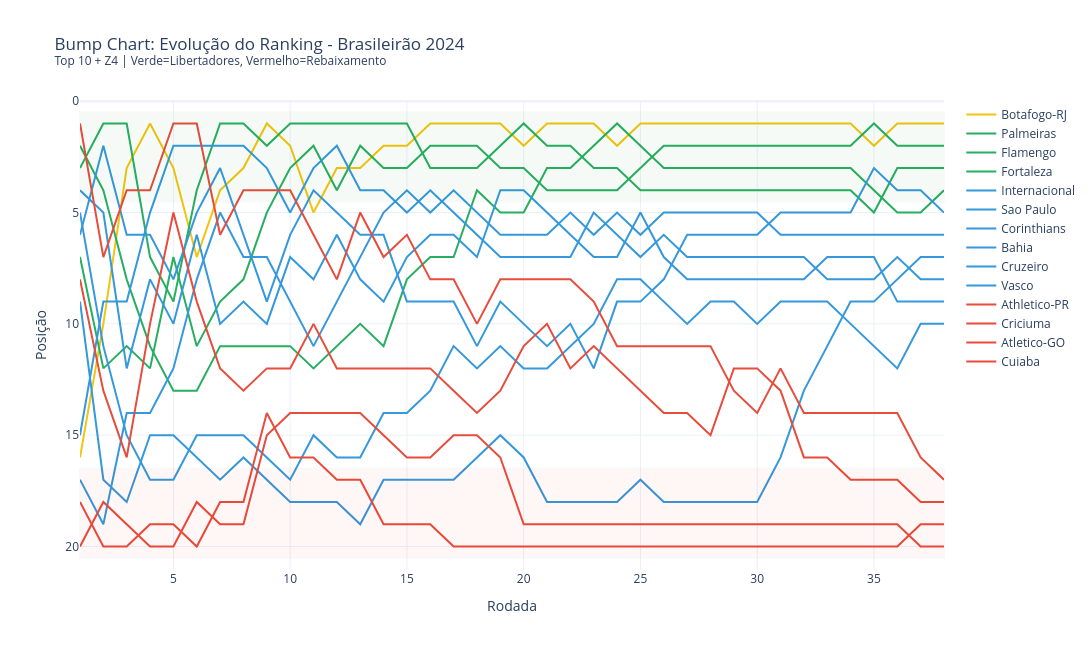

This figure's notebook cell:
### Code cell
# Selecionar top 10 + bottom 4 para n\u00e3o poluir
final = df_bump[df_bump['rodada'] == max_rod].sort_values('posicao')
top_times = list(final.head(10)['time']) + list(final.tail(4)['time'])

df_bump_sel = df_bump[df_bump['time'].isin(top_times)]

# Cores
cores_bump = {}
for _, row in final.iterrows():
    if row['posicao'] == 1: cores_bump[row['time']] = '#f1c40f'
    elif row['posicao'] <= 4: cores_bump[row['time']] = '#27ae60'
    elif row['posicao'] <= 10: cores_bump[row['time']] = '#3498db'
    elif row['posicao'] > len(teams) - 4: cores_bump[row['time']] = '#e74c3c'
    else: cores_bump[row['time']] = '#95a5a6'

fig2 = go.Figure()

for time in top_times:
    dt = df_bump_sel[df_bump_sel['time'] == time]
    fig2.add_trace(go.Scatter(
        x=dt['rodada'], y=dt['posicao'],
        mode='lines',
        name=time,
        line=dict(color=cores_bump.get(time, '#95a5a6'), width=2),
        hovertemplate=f'{time}<br>Rodada %{{x}}: %{{y}}\u00ba<extra></extra>'
    ))

fig2.update_yaxes(autorange='reversed', title='Posi\u00e7\u00e3o')
fig2.add_hrect(y0=0.5, y1=4.5, fillcolor='green', opacity=0.03)
fig2.add_hrect(y0=len(teams)-3.5, y1=len(teams)+0.5, fillcolor='red', opacity=0.03)

fig2.update_layout(
    title=f'Bump Chart: Evolu\u00e7\u00e3o do Ranking - Brasileir\u00e3o {ultimo_ano}<br><sup>Top 10 + Z4 | Verde=Libertadores, Vermelho=Rebaixamento</sup>',
    xaxis_title='Rodada',
    template='plotly_white',
    width=1100,
    height=650,
    legend=dict(x=1.02, y=1)
)

fig2.show()
fig2.write_html('../charts/bump_chart.html', include_plotlyjs='cdn')
print('Gr\u00e1fico exportado: charts/bump_chart.html')

### Figure 1 — Plotly figure (JSON) as saved in the notebook; plotly's stock layout.template omitted (floating-point values rounded to 4 significant figures)
{"data": [{"hovertemplate": "Botafogo-RJ<br>Rodada %{x}: %{y}º<extra></extra>", "line": {"color": "#f1c40f", "width": 2}, "mode": "lines", "name": "Botafogo-RJ", "type": "scatter", "x": [1, 2, 3, 4, 5, 6, 7, 8, 9, 10, 11, 12, 13, 14, 15, 16, 17, 18, 19, 20, 21, 22, 23, 24, 25, 26, 27, 28, 29, 30, 31, 32, 33, 34, 35, 36, 37, 38], "y": [16, 10, 3, 1, 3, 7, 4, 3, 1, 2, 5, 3, 3, 2, 2, 1, 1, 1, 1, 2, 1, 1, 1, 2, 1, 1, 1, 1, 1, 1, 1, 1, 1, 1, 2, 1, 1, 1]}, {"hovertemplate": "Palmeiras<br>Rodada %{x}: %{y}º<extra></extra>", "line": {"color": "#27ae60", "width": 2}, "mode": "lines", "name": "Palmeiras", "type": "scatter", "x": [1, 2, 3, 4, 5, 6, 7, 8, 9, 10, 11, 12, 13, 14, 15, 16, 17, 18, 19, 20, 21, 22, 23, 24, 25, 26, 27, 28, 29, 30, 31, 32, 33, 34, 35, 36, 37, 38], "y": [7, 12, 11, 12, 7, 11, 9, 8, 5, 3, 2, 4, 2, 3, 3, 2, 2, 2, 3, 3, 4, 4, 4, 4, 3, 2, 2, 2, 2, 2, 2, 2, 2, 2, 1, 2, 2, 2]}, {"hovertemplate": "Flamengo<br>Rodada %{x}: %{y}º<extra></extra>", "line": {"color": "#27ae60", "width": 2}, "mode": "lines", "name": "Flamengo", "type": "scatter", "x": [1, 2, 3, 4, 5, 6, 7, 8, 9, 10, 11, 12, 13, 14, 15, 16, 17, 18, 19, 20, 21, 22, 23, 24, 25, 26, 27, 28, 29, 30, 31, 32, 33, 34, 35, 36, 37, 38], "y": [3, 1, 1, 7, 9, 4, 1, 1, 2, 1, 1, 1, 1, 1, 1, 3, 3, 3, 2, 1, 2, 2, 3, 3, 4, 4, 4, 4, 4, 4, 4, 4, 4, 4, 5, 3, 3, 3]}, {"hovertemplate": "Fortaleza<br>Rodada %{x}: %{y}º<extra></extra>", "line": {"color": "#27ae60", "width": 2}, "mode": "lines", "name": "Fortaleza", "type": "scatter", "x": [1, 2, 3, 4, 5, 6, 7, 8, 9, 10, 11, 12, 13, 14, 15, 16, 17, 18, 19, 20, 21, 22, 23, 24, 25, 26, 27, 28, 29, 30, 31, 32, 33, 34, 35, 36, 37, 38], "y": [2, 4, 8, 11, 13, 13, 11, 11, 11, 11, 12, 11, 10, 11, 8, 7, 7, 4, 5, 5, 3, 3, 2, 1, 2, 3, 3, 3, 3, 3, 3, 3, 3, 3, 4, 5, 5, 4]}, {"hovertemplate": "Internacional<br>Rodada %{x}: %{y}º<extra></extra>", "line": {"color": "#3498db", "width": 2}, "mode": "lines", "name": "Internacional", "type": "scatter", "x": [1, 2, 3, 4, 5, 6, 7, 8, 9, 10, 11, 12, 13, 14, 15, 16, 17, 18, 19, 20, 21, 22, 23, 24, 25, 26, 27, 28, 29, 30, 31, 32, 33, 34, 35, 36, 37, 38], "y": [6, 2, 6, 6, 8, 5, 3, 6, 9, 6, 4, 5, 6, 6, 9, 9, 9, 11, 9, 10, 11, 10, 12, 9, 9, 8, 6, 6, 6, 6, 5, 5, 5, 5, 3, 4, 4, 5]}, {"hovertemplate": "Sao Paulo<br>Rodada %{x}: %{y}º<extra></extra>", "line": {"color": "#3498db", "width": 2}, "mode": "lines", "name": "Sao Paulo", "type": "scatter", "x": [1, 2, 3, 4, 5, 6, 7, 8, 9, 10, 11, 12, 13, 14, 15, 16, 17, 18, 19, 20, 21, 22, 23, 24, 25, 26, 27, 28, 29, 30, 31, 32, 33, 34, 35, 36, 37, 38], "y": [17, 19, 14, 14, 12, 8, 5, 7, 7, 9, 11, 9, 7, 5, 4, 5, 4, 5, 6, 6, 6, 5, 6, 5, 6, 5, 5, 5, 5, 5, 6, 6, 6, 6, 6, 6, 6, 6]}, {"hovertemplate": "Corinthians<br>Rodada %{x}: %{y}º<extra></extra>", "line": {"color": "#3498db", "width": 2}, "mode": "lines", "name": "Corinthians", "type": "scatter", "x": [1, 2, 3, 4, 5, 6, 7, 8, 9, 10, 11, 12, 13, 14, 15, 16, 17, 18, 19, 20, 21, 22, 23, 24, 25, 26, 27, 28, 29, 30, 31, 32, 33, 34, 35, 36, 37, 38], "y": [9, 17, 18, 15, 15, 16, 17, 16, 17, 18, 18, 18, 19, 17, 17, 17, 17, 16, 15, 16, 18, 18, 18, 18, 17, 18, 18, 18, 18, 18, 16, 13, 11, 9, 9, 8, 7, 7]}, {"hovertemplate": "Bahia<br>Rodada %{x}: %{y}º<extra></extra>", "line": {"color": "#3498db", "width": 2}, "mode": "lines", "name": "Bahia", "type": "scatter", "x": [1, 2, 3, 4, 5, 6, 7, 8, 9, 10, 11, 12, 13, 14, 15, 16, 17, 18, 19, 20, 21, 22, 23, 24, 25, 26, 27, 28, 29, 30, 31, 32, 33, 34, 35, 36, 37, 38], "y": [15, 9, 9, 5, 2, 2, 2, 2, 3, 5, 3, 2, 4, 4, 5, 4, 5, 6, 7, 7, 7, 7, 5, 6, 7, 6, 7, 7, 7, 7, 7, 7, 8, 8, 8, 7, 8, 8]}, {"hovertemplate": "Cruzeiro<br>Rodada %{x}: %{y}º<extra></extra>", "line": {"color": "#3498db", "width": 2}, "mode": "lines", "name": "Cruzeiro", "type": "scatter", "x": [1, 2, 3, 4, 5, 6, 7, 8, 9, 10, 11, 12, 13, 14, 15, 16, 17, 18, 19, 20, 21, 22, 23, 24, 25, 26, 27, 28, 29, 30, 31, 32, 33, 34, 35, 36, 37, 38], "y": [4, 5, 12, 8, 10, 6, 10, 9, 10, 7, 8, 6, 8, 9, 7, 6, 6, 7, 4, 4, 5, 6, 7, 7, 5, 7, 8, 8, 8, 8, 8, 8, 7, 7, 7, 9, 9, 9]}, {"hovertemplate": "Vasco<br>Rodada %{x}: %{y}º<extra></extra>", "line": {"color": "#3498db", "width": 2}, "mode": "lines", "name": "Vasco", "type": "scatter", "x": [1, 2, 3, 4, 5, 6, 7, 8, 9, 10, 11, 12, 13, 14, 15, 16, 17, 18, 19, 20, 21, 22, 23, 24, 25, 26, 27, 28, 29, 30, 31, 32, 33, 34, 35, 36, 37, 38], "y": [5, 11, 15, 17, 17, 15, 15, 15, 16, 17, 15, 16, 16, 14, 14, 13, 11, 12, 11, 12, 12, 11, 10, 8, 8, 9, 10, 9, 9, 10, 9, 9, 9, 10, 11, 12, 10, 10]}, {"hovertemplate": "Athletico-PR<br>Rodada %{x}: %{y}º<extra></extra>", "line": {"color": "#e74c3c", "width": 2}, "mode": "lines", "name": "Athletico-PR", "type": "scatter", "x": [1, 2, 3, 4, 5, 6, 7, 8, 9, 10, 11, 12, 13, 14, 15, 16, 17, 18, 19, 20, 21, 22, 23, 24, 25, 26, 27, 28, 29, 30, 31, 32, 33, 34, 35, 36, 37, 38], "y": [1, 7, 4, 4, 1, 1, 6, 4, 4, 4, 6, 8, 5, 7, 6, 8, 8, 10, 8, 8, 8, 8, 9, 11, 11, 11, 11, 11, 13, 14, 12, 14, 14, 14, 14, 14, 16, 17]}, {"hovertemplate": "Criciuma<br>Rodada %{x}: %{y}º<extra></extra>", "line": {"color": "#e74c3c", "width": 2}, "mode": "lines", "name": "Criciuma", "type": "scatter", "x": [1, 2, 3, 4, 5, 6, 7, 8, 9, 10, 11, 12, 13, 14, 15, 16, 17, 18, 19, 20, 21, 22, 23, 24, 25, 26, 27, 28, 29, 30, 31, 32, 33, 34, 35, 36, 37, 38], "y": [8, 13, 16, 10, 5, 9, 12, 13, 12, 12, 10, 12, 12, 12, 12, 12, 13, 14, 13, 11, 10, 12, 11, 12, 13, 14, 14, 15, 12, 12, 13, 16, 16, 17, 17, 17, 18, 18]}, {"hovertemplate": "Atletico-GO<br>Rodada %{x}: %{y}º<extra></extra>", "line": {"color": "#e74c3c", "width": 2}, "mode": "lines", "name": "Atletico-GO", "type": "scatter", "x": [1, 2, 3, 4, 5, 6, 7, 8, 9, 10, 11, 12, 13, 14, 15, 16, 17, 18, 19, 20, 21, 22, 23, 24, 25, 26, 27, 28, 29, 30, 31, 32, 33, 34, 35, 36, 37, 38], "y": [18, 20, 20, 19, 19, 20, 18, 18, 14, 16, 16, 17, 17, 19, 19, 19, 20, 20, 20, 20, 20, 20, 20, 20, 20, 20, 20, 20, 20, 20, 20, 20, 20, 20, 20, 20, 19, 19]}, {"hovertemplate": "Cuiaba<br>Rodada %{x}: %{y}º<extra></extra>", "line": {"color": "#e74c3c", "width": 2}, "mode": "lines", "name": "Cuiaba", "type": "scatter", "x": [1, 2, 3, 4, 5, 6, 7, 8, 9, 10, 11, 12, 13, 14, 15, 16, 17, 18, 19, 20, 21, 22, 23, 24, 25, 26, 27, 28, 29, 30, 31, 32, 33, 34, 35, 36, 37, 38], "y": [20, 18, 19, 20, 20, 18, 19, 19, 15, 14, 14, 14, 14, 15, 16, 16, 15, 15, 16, 19, 19, 19, 19, 19, 19, 19, 19, 19, 19, 19, 19, 19, 19, 19, 19, 19, 20, 20]}], "layout": {"height": 650, "legend": {"x": 1.02, "y": 1}, "shapes": [{"fillcolor": "green", "opacity": 0.03, "type": "rect", "x0": 0, "x1": 1, "xref": "x domain", "y0": 0.5, "y1": 4.5, "yref": "y"}, {"fillcolor": "red", "opacity": 0.03, "type": "rect", "x0": 0, "x1": 1, "xref": "x domain", "y0": 16.5, "y1": 20.5, "yref": "y"}], "title": {"text": "Bump Chart: Evolução do Ranking - Brasileirão 2024<br><sup>Top 10 + Z4 | Verde=Libertadores, Vermelho=Rebaixamento</sup>"}, "width": 1100, "xaxis": {"title": {"text": "Rodada"}}, "yaxis": {"autorange": "reversed", "title": {"text": "Posição"}}}}
